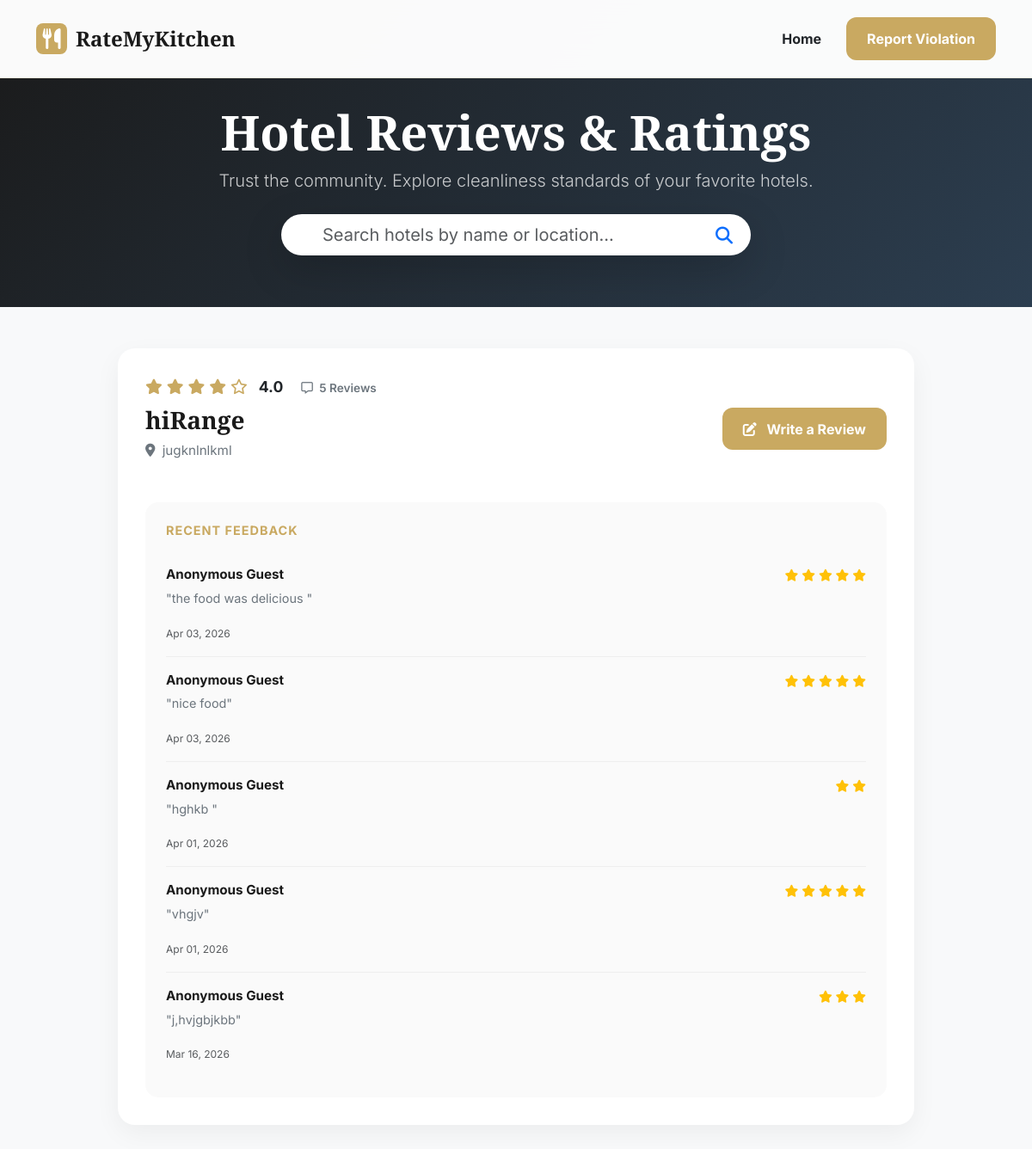
Screenshot of /hotels/ with the database file from the repository.
### User/models.py (models this page shows, shortened)
class tbl_hotel(models.Model):
    hotel_name = models.CharField(max_length=100)
    hotel_email = models.EmailField(unique=True)
    hotel_password = models.CharField(max_length=128)
    hotel_contact = models.CharField(max_length=20, blank=True)
    hotel_address = models.CharField(max_length=255, blank=True)
    is_verified = models.IntegerField(
        choices=[
            (0, 'Not Verified'),
            (1, 'Verified'),
            (2, 'Rejected')
        ],
        default=0
    )
    hygiene_status = models.CharField(
        max_length=50,
        choices=[
            ('Pending', 'Pending'),
            ('Clean', 'Clean'),
            ('Moderately Clean', 'Moderately Clean'),
            ('Dirty', 'Dirty'),
        ],
        default='Pending'
    )
    certificate_generated = models.BooleanField(default=False)
    verified_at = models.DateTimeField(null=True, blank=True)

class CustomerReview(models.Model):
    hotel      = models.ForeignKey(tbl_hotel, on_delete=models.CASCADE)
    customer_name = models.CharField(max_length=100, default="Anonymous Guest", blank=True)
    rating     = models.PositiveSmallIntegerField()
    review     = models.TextField(blank=True)
    timestamp  = models.DateTimeField(auto_now_add=True)

### Guest/views.py (the view)
# urls.py: path('hotels/', views.view_hotels, name='view_hotels'),
def view_hotels(request):
    from django.db.models import Avg, Count, Q
    query = request.GET.get('q', '')
    hotels = tbl_hotel.objects.filter(is_verified=1)
    if query:
        hotels = hotels.filter(
            Q(hotel_name__icontains=query) |
            Q(hotel_address__icontains=query)
        )
    hotels = hotels.annotate(
        avg_rating=Avg('customerreview__rating'),
        review_count=Count('customerreview')
    ).order_by('-avg_rating')
    for hotel in hotels:
        hotel.latest_reviews = CustomerReview.objects.filter(hotel=hotel).order_by('-timestamp')[:5]
    return render(request, "Guest/Reviews.html", {'hotels': hotels})

### templates/Guest/Reviews.html (shortened to what this page needs)
<!DOCTYPE html>
<html lang="en">
<head>
    <link href="https://cdn.jsdelivr.net/npm/bootstrap@5.3.2/dist/css/bootstrap.min.css" rel="stylesheet">
    <link href="https://cdnjs.cloudflare.com/ajax/libs/font-awesome/6.4.0/css/all.min.css" rel="stylesheet">
</head>
<body>
    <nav class="navbar navbar-expand-lg navbar-custom fixed-top">
        <div class="container">
            <a class="navbar-brand" href="{% url 'guest:homepage' %}">
                <div class="brand-icon"><i class="fas fa-utensils"></i></div>
                RateMyKitchen
            </a>
            <div class="ms-auto d-flex align-items-center">
                <a href="{% url 'guest:homepage' %}" class="btn btn-link text-dark text-decoration-none fw-bold me-3">Home</a>
                <a href="{% url 'guest:report_violation' %}" class="btn btn-review px-4">Report Violation</a>
            </div>
        </div>
    </nav>
    <div class="page-header">
        <div class="container">
            <h1 class="display-4 fw-bold">Hotel Reviews & Ratings</h1>
            <p class="lead opacity-75 mb-4">Trust the community. Explore cleanliness standards of your favorite hotels.</p>
            <div class="row justify-content-center">
                <div class="col-lg-6">
                    <form action="{% url 'guest:view_hotels' %}" method="GET" class="position-relative">
                        <input type="text" name="q" class="form-control form-control-lg rounded-pill px-5 shadow-lg border-0"
                               value="{{ request.GET.q }}" placeholder="Search hotels by name or location...">
                        <button type="submit" class="btn position-absolute top-50 end-0 translate-middle-y me-2 bg-transparent text-primary">
                            <i class="fas fa-search fa-lg"></i>
                        </button>
                    </form>
                </div>
            </div>
        </div>
    </div>
    <div class="container pb-5">
        <div class="row justify-content-center">
            <div class="col-lg-10">
                {% for hotel in hotels %}
                <div class="hotel-card">
                    <div class="hotel-info">
                        <div class="row align-items-center">
                            <div class="col-md-8">
                                <div class="rating-stars">
                                    {% if hotel.avg_rating %}
                                        {% for i in "12345" %}
                                            {% if forloop.counter <= hotel.avg_rating %}
                                                <i class="fas fa-star"></i>
                                            {% else %}
                                                <i class="far fa-star"></i>
                                            {% endif %}
                                        {% endfor %}
                                        <span class="ms-2 fw-bold text-dark">{{ hotel.avg_rating|floatformat:1 }}</span>
                                    {% else %}
                                        <i class="far fa-star"></i> No ratings yet
                                    {% endif %}
                                    <span class="review-count ms-3"><i class="far fa-comment-alt me-1"></i> {{ hotel.review_count }} Reviews</span>
                                </div>
                                <h2 class="hotel-name">{{ hotel.hotel_name }}</h2>
                                <p class="hotel-location"><i class="fas fa-map-marker-alt me-1"></i> {{ hotel.hotel_address }}</p>
                            </div>
                            <div class="col-md-4 text-md-end">
                                <button class="btn btn-review px-4" data-bs-toggle="modal" data-bs-target="#reviewModal{{ hotel.id }}">
                                    <i class="fas fa-edit me-2"></i> Write a Review
                                </button>
                            </div>
                        </div>
                        {% if hotel.latest_reviews %}
                        <div class="reviews-section mt-4">
                            <h5 class="fw-bold mb-3" style="font-size: 0.9rem; text-transform: uppercase; color: var(--primary); letter-spacing: 1px;">Recent Feedback</h5>
                            {% for rev in hotel.latest_reviews %}
                            <div class="single-review">
                                <div class="d-flex justify-content-between align-items-center">
                                    <span class="reviewer-name">{{ rev.customer_name }}</span>
                                    <div class="text-warning small">
                                        {% for i in "12345" %}
                                            {% if forloop.counter <= rev.rating %}
                                                <i class="fas fa-star"></i>
                                            {% endif %}
                                        {% endfor %}
                                    </div>
                                </div>
                                <p class="review-text">"{{ rev.review }}"</p>
                                <small class="text-muted" style="font-size: 0.75rem;">{{ rev.timestamp|date:"M d, Y" }}</small>
                            </div>
                            {% endfor %}
                        </div>
                        {% endif %}
                    </div>
                </div>
                {% empty %}
                <div class="text-center py-5">
                    <i class="fas fa-hotel fa-4x opacity-25 mb-3"></i>
                    <h3>No verified hotels found</h3>
                    <p class="text-muted">Check back later for trusted ratings.</p>
                </div>
                {% endfor %}
            </div>
        </div>
    </div>
</body>
</html>

### templates/Guest/Reviews.html (style rules this page uses)
:root { --primary: #C9A961; --primary-dark: #A88B4F; --secondary: #2C3E50; --light: #F8F9FA; --white: #FFFFFF; --dark: #1A1A1A; --text-secondary: #6C757D; }
body { font-family: 'Inter', sans-serif; background: var(--light); color: var(--dark); }
h1, h2, h3 { font-family: 'Playfair Display', serif; }
.navbar-custom { background: rgba(255, 255, 255, 0.98); backdrop-filter: blur(20px); padding: 1.25rem 0; border-bottom: 1px solid rgba(201, 169, 97, 0.2); }
.navbar-brand { font-family: 'Playfair Display', serif; font-weight: 800; font-size: 1.5rem; color: var(--dark); display: flex; align-items: center; gap: 10px; }
.brand-icon { width: 36px; height: 36px; background: var(--primary); border-radius: 8px; display: flex; align-items: center; justify-content: center; color: white; }
.page-header { padding: 120px 0 60px; background: linear-gradient(135deg, #1A1A1A 0%, #2C3E50 100%); color: white; text-align: center; margin-bottom: 3rem; }
.hotel-card { background: white; border-radius: 20px; border: none; box-shadow: 0 10px 30px rgba(0,0,0,0.05); transition: all 0.3s ease; overflow: hidden; margin-bottom: 2rem; }
.hotel-info { padding: 2rem; }
.rating-stars { color: var(--primary); font-size: 1.1rem; margin-bottom: 0.5rem; }
.hotel-name { font-size: 1.75rem; font-weight: 800; margin-bottom: 0.5rem; }
.hotel-location { color: var(--text-secondary); font-size: 0.95rem; margin-bottom: 1.5rem; }
.review-count { color: var(--text-secondary); font-size: 0.85rem; font-weight: 600; }
.btn-review { background: var(--primary); color: white; border: none; padding: 0.8rem 1.5rem; border-radius: 12px; font-weight: 700; transition: all 0.3s ease; }
.reviews-section { background: #FAFAFA; padding: 1.5rem; border-radius: 15px; margin-top: 1rem; }
.single-review { padding: 1rem 0; border-bottom: 1px solid #EEE; }
.single-review:last-child { border-bottom: none; }
.reviewer-name { font-weight: 700; font-size: 0.95rem; }
.review-text { font-size: 0.9rem; color: var(--text-secondary); margin-top: 5px; }

### rows the page displays
tbl_hotel: avg_rating "4.0", review_count "5", hotel_name "hiRange", hotel_address "jugknlnlkml"
CustomerReview: customer_name "Anonymous Guest", rating 5 (drawn), review "the food was delicious", timestamp "Apr 03, 2026"
CustomerReview: customer_name "Anonymous Guest", rating 5 (drawn), review "nice food", timestamp "Apr 03, 2026"
CustomerReview: customer_name "Anonymous Guest", rating 2 (drawn), review "hghkb", timestamp "Apr 01, 2026"
CustomerReview: customer_name "Anonymous Guest", rating 5 (drawn), review "vhgjv", timestamp "Apr 01, 2026"
CustomerReview: customer_name "Anonymous Guest", rating 3 (drawn), review "j,hvjgbjkbb", timestamp "Mar 16, 2026"
